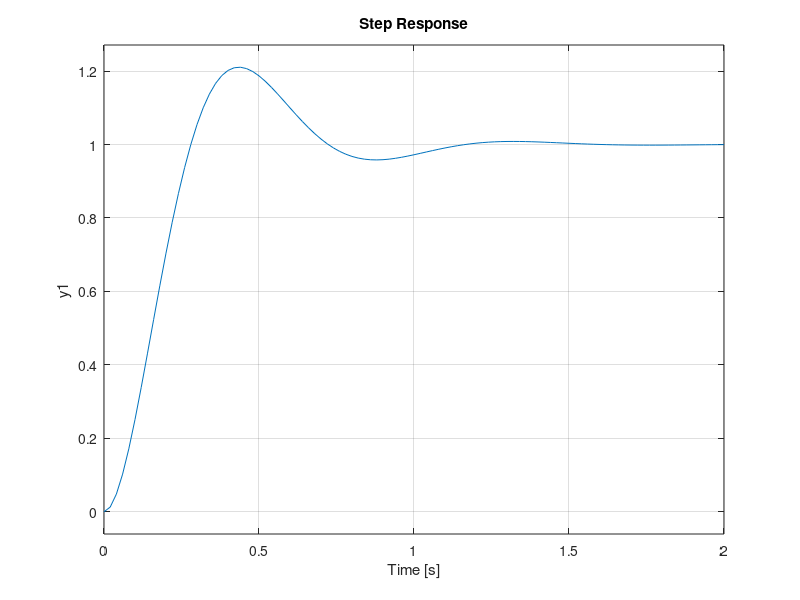
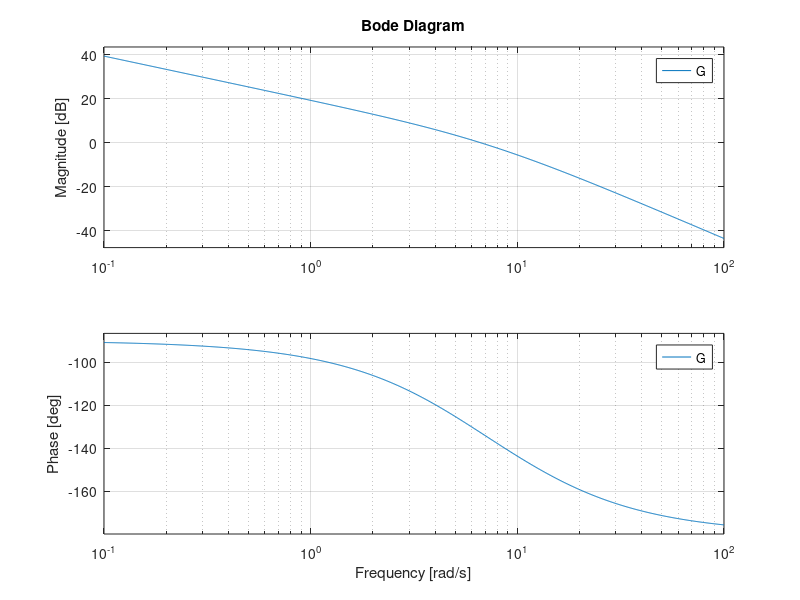
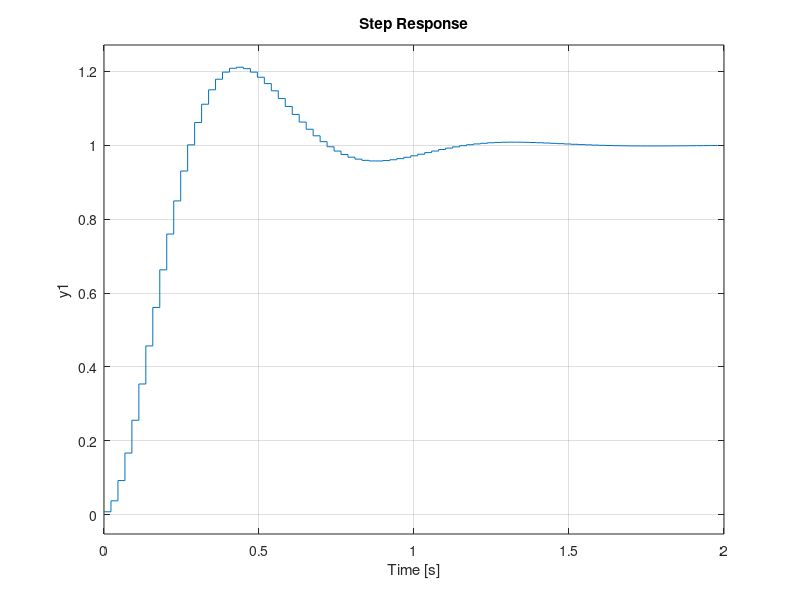
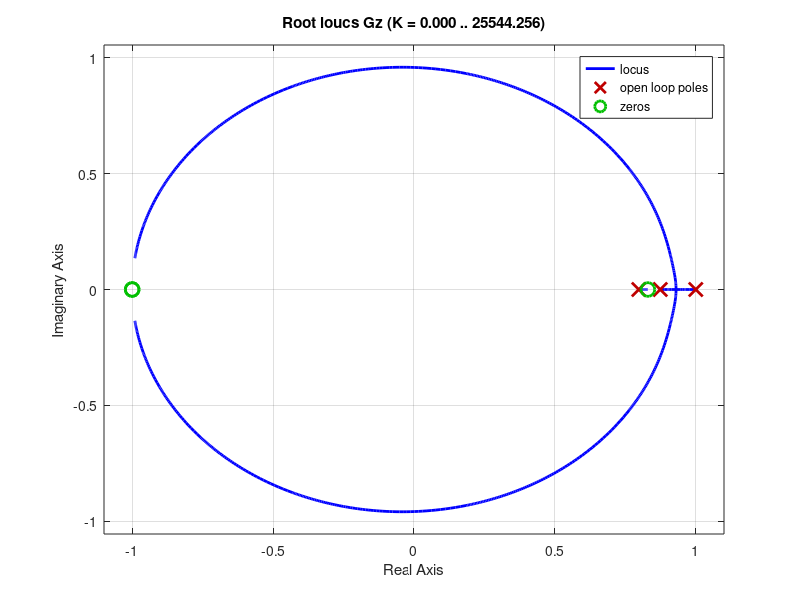

MATLAB code to generate these figures, in order:
np =[1]
dp = conv([1 6 0],[1 10])
Gp = tf(np,dp)
figure(8)
rlocus(Gp)
nc = [1 8.269]
dc = [1]
Gc = tf(nc,dc)
k = 67.28
G=k*Gc*Gp
gmf = G/(1+G)
figure(7)
rlocus(Gc*Gp)
figure(1)
step(gmf)
figure(2)
bode(G)
T=0.15/6.67
Gz = c2d(G,T,'tustin')
GmfZ = Gz/(1+Gz)
figure(3)
step(GmfZ)
figure(4)
rlocus(Gz)